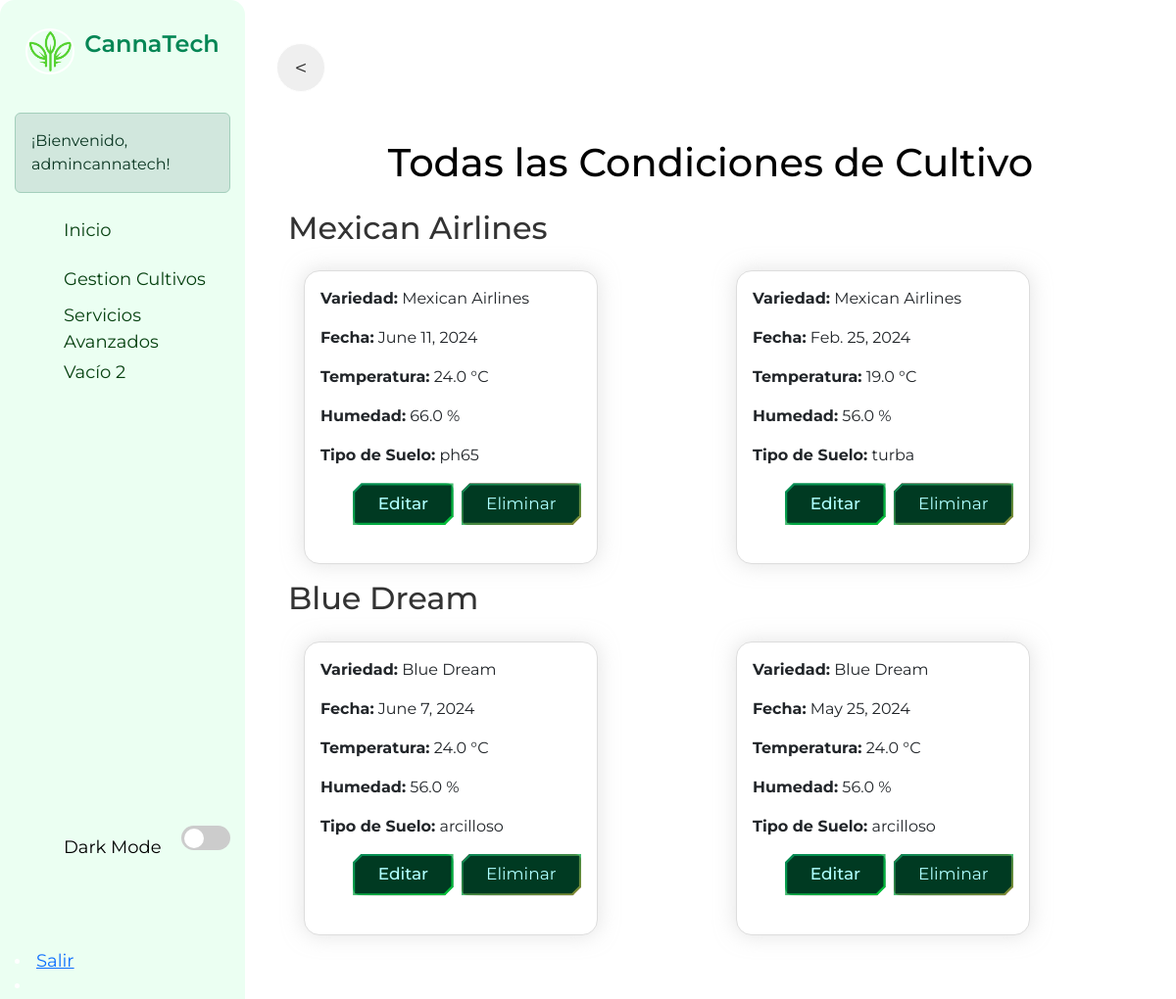
The page /condiciones/ (signed in) on the database as committed earlier.
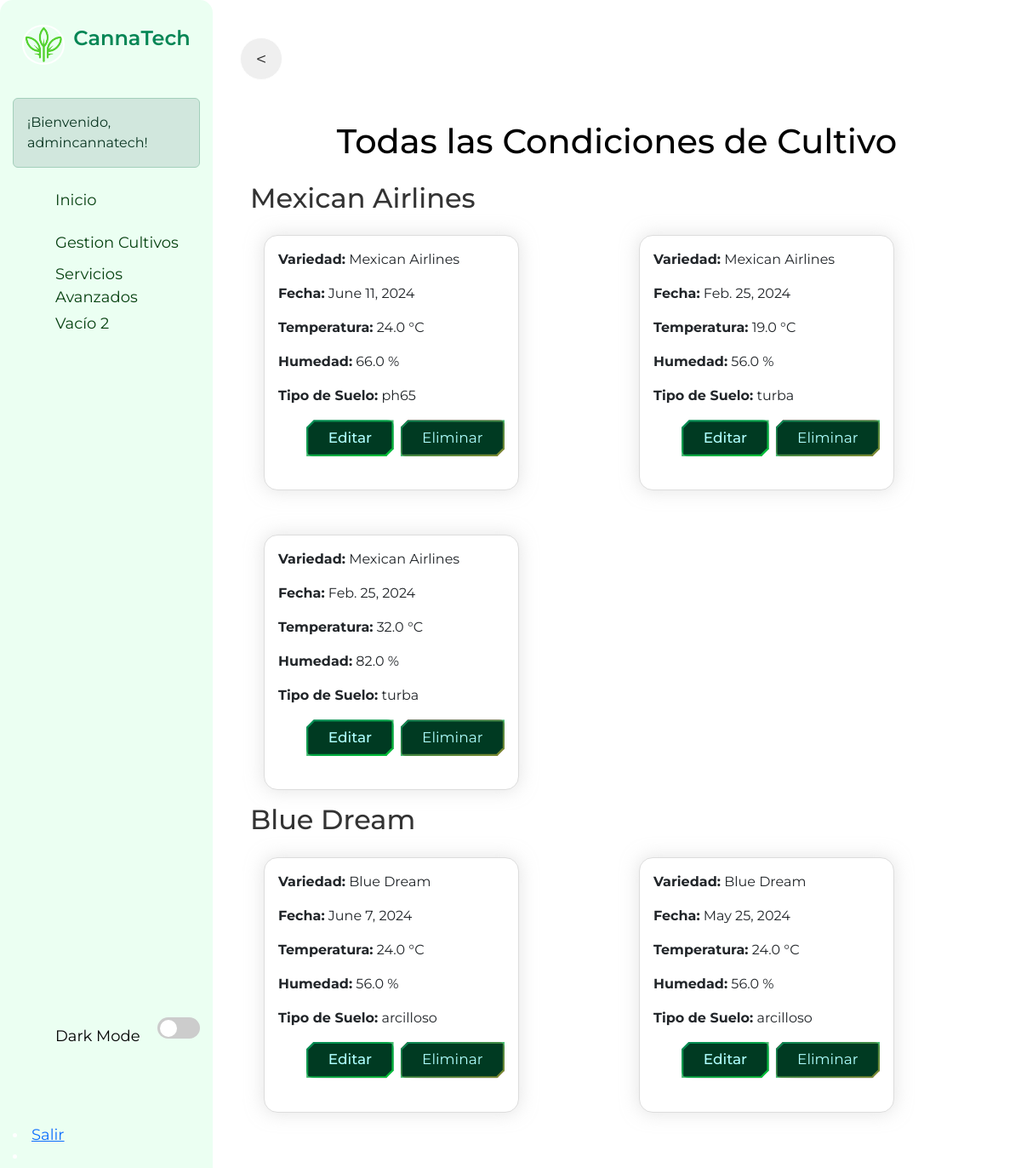
The same page on the database as committed later.
### core/models.py (models this page shows, shortened)
class Variedad(models.Model):
    nombre = models.CharField(max_length=100)
    descripcion = models.TextField()
    user = models.ForeignKey(User, on_delete=models.CASCADE, default=None)  # Valor predeterminado a None

class CondicionesCultivo(models.Model):
    variedad = models.ForeignKey(Variedad, on_delete=models.CASCADE, related_name='condiciones')
    registro_fecha = models.DateField()
    temperatura = models.FloatField()
    humedad = models.FloatField()
    tipo_suelo = models.CharField(max_length=100)
    ph_suelo = models.FloatField(default=7.0)
    nutrientes = models.CharField(max_length=100, default='normal')

### core/views.py (the view)
# urls.py: path('condiciones/', views.todas_condiciones_cultivo, name='todas_condiciones_cultivo'),
def todas_condiciones_cultivo(request):
    variedades = Variedad.objects.filter(user=request.user)
    condiciones = CondicionesCultivo.objects.filter(variedad__in=variedades)
    return render(request, 'core/condiciones_cultivo.html', {'condiciones': condiciones})

### core/templates/core/condiciones_cultivo.html (shortened to what this page needs)
{% extends 'core/base.html' %}
{% load static %}
{% block content %}
    <input type="button" class="btn-prev" value="<" onClick="javascript:history.go(-1);">
    <div class="container my-5">
        <div class="text-center">
            <h1 class="mb-4 texto-negro">Todas las Condiciones de Cultivo</h1>
        </div>
        {% regroup condiciones by variedad as grouped_condiciones %}
        {% for group in grouped_condiciones %}
        <div class="variedad-group">
            <h2 class="variedad-nombre">{{ group.grouper.nombre }}</h2>
            <div class="card-cont">
                {% for condicion in group.list %}
                <div class="card cultivo-card">
                    <div class="card-body">
                        <p><strong>Variedad:</strong> {{ condicion.variedad.nombre }}</p>
                        <p><strong>Fecha:</strong> {{ condicion.registro_fecha }}</p>
                        <p><strong>Temperatura:</strong> {{ condicion.temperatura }} °C</p>
                        <p><strong>Humedad:</strong> {{ condicion.humedad }} %</p>
                        <p><strong>Tipo de Suelo:</strong> {{ condicion.tipo_suelo }}</p>
                        <div class="d-flex justify-content-end">
                            <a href="{% url 'condiciones_cultivo_update' condicion.variedad.pk condicion.pk %}" class="btn btn-primary me-2">Editar</a>
                            <button type="button" class="btn btn-danger" data-toggle="modal" data-target="#modalEliminarCondicion{{ condicion.pk }}">
                                Eliminar
                            </button>
                        </div>
                    </div>
                </div>
                {% endfor %}
            </div>
        </div>
        {% endfor %}
    </div>
{% endblock %}

Rows that differ between the two databases and show on the page:
added CondicionesCultivo: variedad.nombre "Mexican Airlines", registro_fecha "Feb. 25, 2024", temperatura "32.0", humedad "82.0", tipo_suelo "turba", shown under Variedad "Mexican Airlines"
